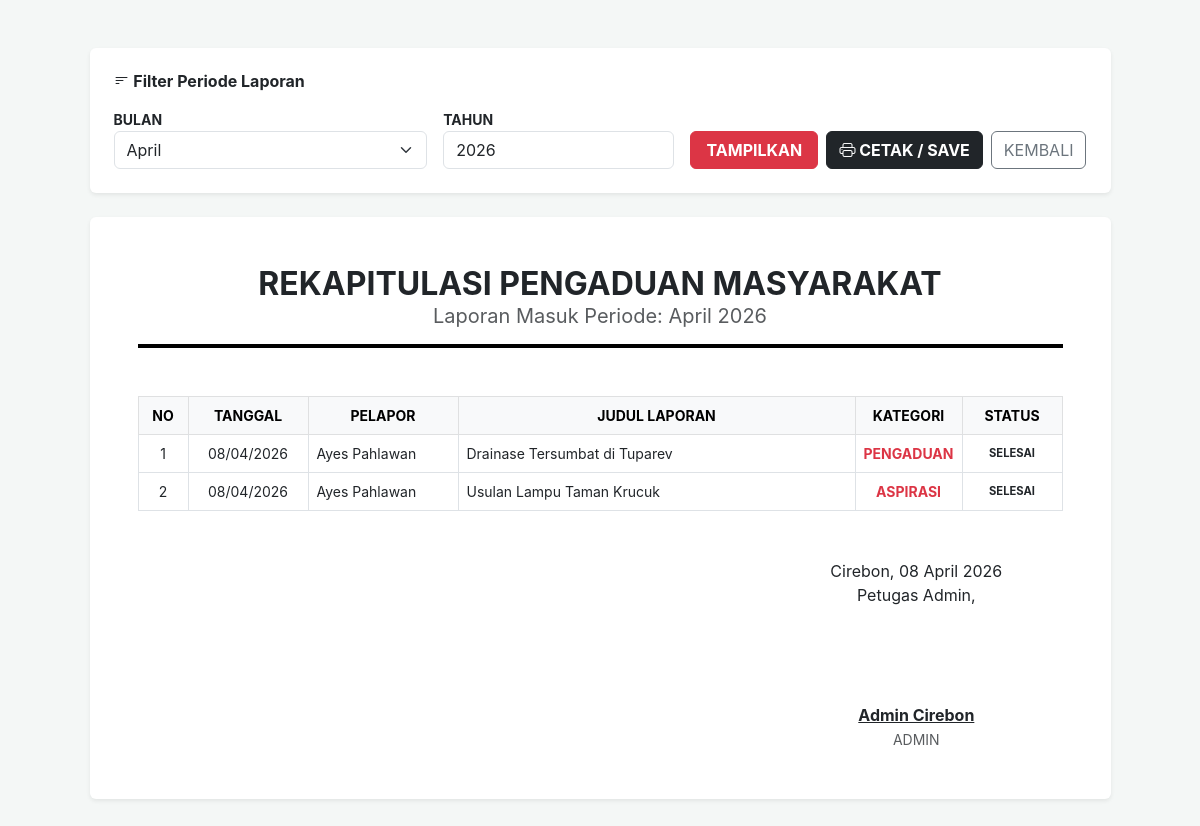
Page /uts/admin/laporan_bulanan.php (signed in) on the committed database.
### tables this page shows
CREATE TABLE `laporan` (
  `id_laporan` int(11) NOT NULL,
  `id_user` int(11) NOT NULL,
  `judul` varchar(200) NOT NULL,
  `isi_laporan` text NOT NULL,
  `kategori` enum('PENGADUAN','ASPIRASI') NOT NULL,
  `foto` varchar(255) DEFAULT NULL,
  `lokasi` varchar(255) DEFAULT NULL,
  `status` enum('pending','proses','selesai','ditolak') DEFAULT 'pending',
  `created_at` timestamp NOT NULL DEFAULT current_timestamp()
);

CREATE TABLE `users` (
  `id_user` int(11) NOT NULL,
  `nama_lengkap` varchar(100) NOT NULL,
  `username` varchar(50) NOT NULL,
  `password` varchar(255) NOT NULL,
  `level` enum('admin','user') NOT NULL,
  `points` int(11) DEFAULT 0
);

### uts/admin/laporan_bulanan.php (the view, shortened to what this page needs)
<?php
include '../koneksi.php';
$bulan = isset($_GET['bulan']) ? $_GET['bulan'] : date('m');
$tahun = isset($_GET['tahun']) ? $_GET['tahun'] : date('Y');
$nama_bulan = [
    '01' => 'Januari', '02' => 'Februari', '03' => 'Maret', '04' => 'April',
    '05' => 'Mei', '06' => 'Juni', '07' => 'Juli', '08' => 'Agustus',
    '09' => 'September', '10' => 'Oktober', '11' => 'November', '12' => 'Desember'
];
?>
<!DOCTYPE html>
<html lang="id">
<head>
    <link href="https://cdn.jsdelivr.net/npm/bootstrap@5.3.0/dist/css/bootstrap.min.css" rel="stylesheet">
    <link rel="stylesheet" href="https://cdn.jsdelivr.net/npm/bootstrap-icons@1.11.1/font/bootstrap-icons.css">
</head>
<body>
<div class="container py-5">
    <div class="row justify-content-center">
        <div class="col-md-11">
            <div class="card shadow-sm mb-4 no-print border-0">
                <div class="card-body p-4">
                    <h6 class="fw-bold mb-3"><i class="bi bi-filter-left"></i> Filter Periode Laporan</h6>
                    <form action="" method="GET" class="row g-3 align-items-end">
                        <div class="col-md-4">
                            <label class="small fw-bold">BULAN</label>
                            <select name="bulan" class="form-select">
                                <?php foreach($nama_bulan as $m => $nm) : ?>
                                    <option value="<?= $m; ?>" <?= ($bulan == $m) ? 'selected' : ''; ?>><?= $nm; ?></option>
                                <?php endforeach; ?>
                            </select>
                        </div>
                        <div class="col-md-3">
                            <label class="small fw-bold">TAHUN</label>
                            <input type="number" name="tahun" class="form-control" value="<?= $tahun; ?>">
                        </div>
                        <div class="col-md-5 d-flex gap-2">
                            <button type="submit" class="btn btn-danger flex-grow-1 fw-bold">TAMPILKAN</button>
                            <button type="button" onclick="window.print()" class="btn btn-dark fw-bold"><i class="bi bi-printer"></i> CETAK / SAVE</button>
                            <a href="validasi_admin.php" class="btn btn-outline-secondary">KEMBALI</a>
                        </div>
                    </form>
                </div>
            </div>
            <div class="card shadow-sm border-0">
                <div class="card-body p-5">
                    <div class="text-center mb-5">
                        <h2 class="fw-bold text-dark m-0">REKAPITULASI PENGADUAN MASYARAKAT</h2>
                        <h5 class="text-muted fw-normal">Laporan Masuk Periode: <?= $nama_bulan[$bulan]; ?> <?= $tahun; ?></h5>
                        <hr style="border: 2px solid black; opacity: 1; width: 100%;">
                    </div>
                    <table class="table table-bordered align-middle">
                        <thead class="table-light text-center small fw-bold">
                            <tr>
                                <th width="50">NO</th>
                                <th width="120">TANGGAL</th>
                                <th width="150">PELAPOR</th>
                                <th>JUDUL LAPORAN</th>
                                <th width="100">KATEGORI</th>
                                <th width="100">STATUS</th>
                            </tr>
                        </thead>
                        <tbody>
                            <?php
                            $no = 1;
                            $sql = mysqli_query($conn, "SELECT laporan.*, users.nama_lengkap
                                                        FROM laporan
                                                        JOIN users ON laporan.id_user = users.id_user
                                                        WHERE MONTH(laporan.created_at) = '$bulan'
                                                        AND YEAR(laporan.created_at) = '$tahun'
                                                        ORDER BY created_at ASC");
                            if(mysqli_num_rows($sql) > 0) :
                                while($row = mysqli_fetch_assoc($sql)) :
                            ?>
                                <tr class="small">
                                    <td class="text-center"><?= $no++; ?></td>
                                    <td class="text-center"><?= date('d/m/Y', strtotime($row['created_at'])); ?></td>
                                    <td><?= $row['nama_lengkap']; ?></td>
                                    <td><?= $row['judul']; ?></td>
                                    <td class="text-center text-danger fw-bold"><?= $row['kategori']; ?></td>
                                    <td class="text-center text-uppercase fw-bold" style="font-size: 0.7rem;">
                                        <?= $row['status']; ?>
                                    </td>
                                </tr>
                            <?php
                                endwhile;
                            else :
                                echo "<tr><td colspan='6' class='text-center py-5 text-muted'>Tidak ada data ditemukan untuk periode ini.</td></tr>";
                            endif;
                            ?>
                        </tbody>
                    </table>
                    <div class="row mt-5">
                        <div class="col-8"></div>
                        <div class="col-4 text-center">
                            <p class="mb-5">Cirebon, <?= date('d F Y'); ?><br>Petugas Admin,</p>
                            <br><br>
                            <p class="fw-bold text-decoration-underline mb-0"><?= $_SESSION['nama_lengkap']; ?></p>
                            <small class="text-muted text-uppercase"><?= $_SESSION['level']; ?></small>
                        </div>
                    </div>
                </div>
            </div>
        </div>
    </div>
</div>
</body>
</html>

### uts/admin/laporan_bulanan.php (style rules this page uses)
body { background-color: #f4f7f6; font-family: 'Inter', sans-serif; }

### rows in the picture
laporan: created_at "08/04/2026", id_user.nama_lengkap "Ayes Pahlawan", judul "Drainase Tersumbat di Tuparev", kategori "PENGADUAN", status "SELESAI"
laporan: created_at "08/04/2026", id_user.nama_lengkap "Ayes Pahlawan", judul "Usulan Lampu Taman Krucuk", kategori "ASPIRASI", status "SELESAI"

### other values in the picture
$nama_bulan[$bulan] "April"
$tahun "2026"
$_SESSION['nama_lengkap'] "Admin Cirebon"
$_SESSION['level'] "ADMIN"
form field bulan "April"
